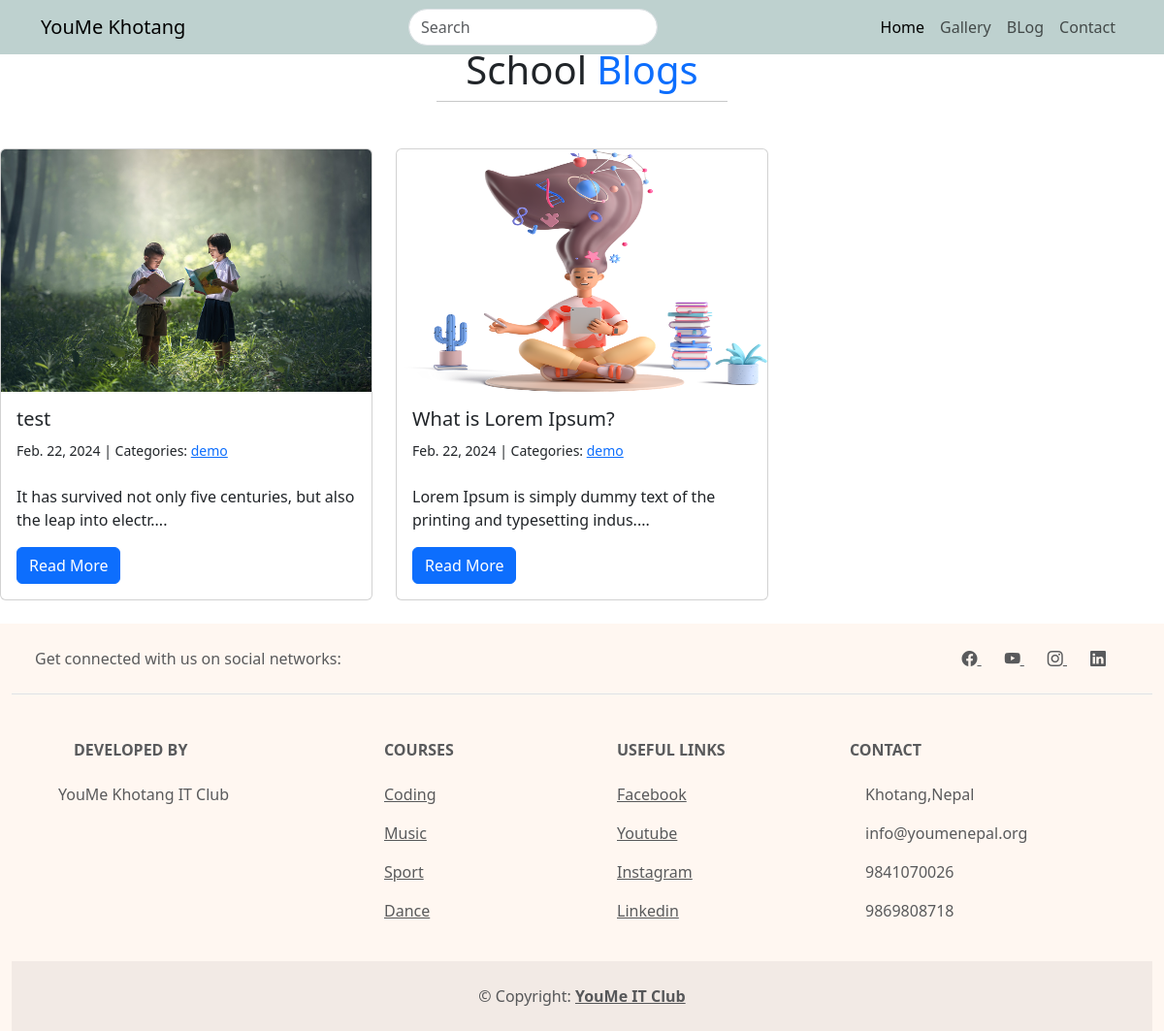
The page /category/demo/ on the database its author committed.
### blog/models.py (models this page shows, shortened)
class Post(models.Model):
    title = models.CharField(max_length=250)
    body = models.TextField()
    created_on = models.DateTimeField(auto_now_add= True)
    last_modified = models.DateTimeField(auto_now=True)
    categories = models.ManyToManyField("Category", related_name="posts")
    image= models.ImageField(upload_to="post/")

class Category(models.Model):
    name= models.CharField(max_length=30)
    class Meta:
        verbose_name_plural = "categories"

### blog/views.py (the view)
# urls.py: path("category/<category>/", views.blog_category, name="blog_category"),
def blog_category(request,category):
    posts = Post.objects.filter(categories__name__contains = category).order_by("-created_on")
    context = {
        "category":category,
        "posts":posts,
    }
    return render(request, "blog/blog_category.html", context)

### blog/templates/blog/blog_category.html (shortened to what this page needs)
{% extends "blog/blog_index.html" %}

### blog/templates/blog/blog_index.html
{% extends "blog/base.html" %}
{% block page_content %}
<div class="text-center my-5">
    <h1 data-aos="fade-up" data-aos-offset="200">School <span class="text-primary">Blogs</span></h1>
    <hr class="w-25 m-auto" />
</div>
<div class="row mt-3">
    {% for post in posts %}
    <div class="col-sm-12 col-md-6 col-lg-4 mb-4">
        <div class="card">
            <img src="/media/{{post.image}}" class="card-img-top" style="height: 250px;" alt="...">
            <div class="card-body">
                <h5 class="card-title">{{post.title}}</h5>
                <small class="mb-5">
                    {{ post.created_on.date }} | Categories:
                    {% for category in post.categories.all %}
                    <a href="{% url 'blog_category' category.name %}">
                        {{ category.name }}
                    </a>
                    {% endfor %}
                </small>
                <p class="card-text mt-4">{{post.body | slice:"70"}}....</p>
                <a href="{% url 'blog_detail' post.pk %}" class="btn btn-primary">
                    Read More
                </a>
            </div>
        </div>
    </div>
    {% endfor%}
</div>
{% endblock page_content %}

### rows shown on the page
Post: image (picture), title "test", created_on "Feb. 22, 2024", body "It has survived not only five centuries, but also the leap into electr"
Category: name "demo"
Post: image (picture), title "What is Lorem Ipsum?", created_on "Feb. 22, 2024", body "Lorem Ipsum is simply dummy text of the printing and typesetting indus"
